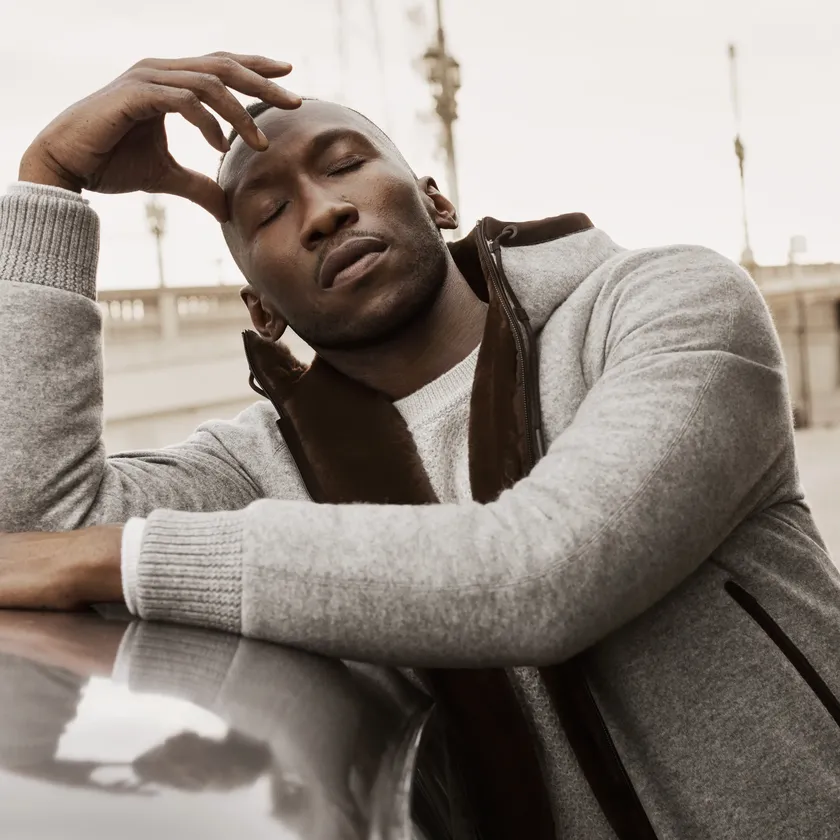
#> input picture seventh lab/background.webp, 840 x 840 px, shrunk from 3148 x 3148 before the run
$ python check_task4.py
#> lines starting #> are read from the running program, lines starting #| are printed output that depends on the picture

import cv2

def check(path):
#> called with path = 'background.webp'
    img = cv2.imread(path)
#> img is the input picture: shape (840, 840, 3); mean B, G, R 130.5, 137.7, 146.7
    if img is None:
        print(f"Failed to load {path}")
    else:
        print(f"{path}: {img.shape}")
#| background.webp: (840, 840, 3)

check("background.webp")
check("foreground.jpeg")
#> call 2 of check, with path = 'foreground.jpeg'
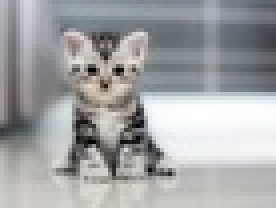
#> input picture seventh lab/foreground.jpeg, 69 x 52 px, shrunk from 259 x 194 before the run (shown 4 times larger)
#> in check, img is the input picture: shape (52, 69, 3); mean B, G, R 165.5, 164.2, 163
#| foreground.jpeg: (52, 69, 3)
check("4.png")
#> call 3 of check, with path = '4.png'
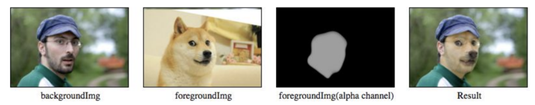
#> input picture seventh lab/4.png, 535 x 105 px, shrunk from 2004 x 392 before the run
#> in check, img is the input picture: shape (105, 535, 3); mean B, G, R 142.9, 155, 154.4
#| 4.png: (105, 535, 3)
